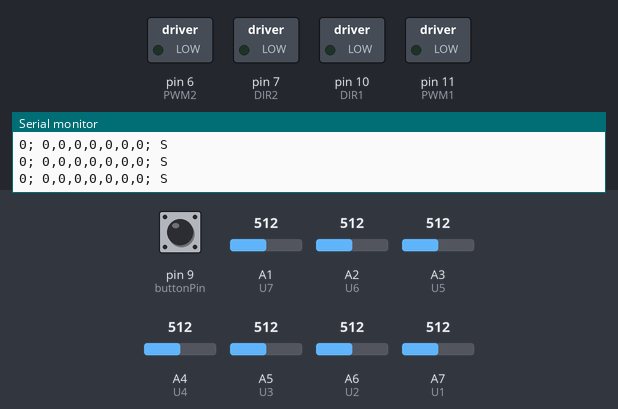
A sketch run on a simulated Arduino Nano, built with avr-gcc and run on an emulated ATmega328P. Shown: switched loads named in the sketch (green lamp = pin HIGH), the last lines printed to the serial monitor. Inputs (shaded band) come from the test bench; at power-on: pin 9 (buttonPin) LOW, A1 (U7) = 512, A2 (U6) = 512, A3 (U5) = 512, A4 (U4) = 512, A5 (U3) = 512, A6 (U2) = 512, A7 (U1) = 512.

Above: at 1.2 s.
1.3 s: pin 9 (buttonPin) pulled HIGH for 0.15 s
At 2.1 s:
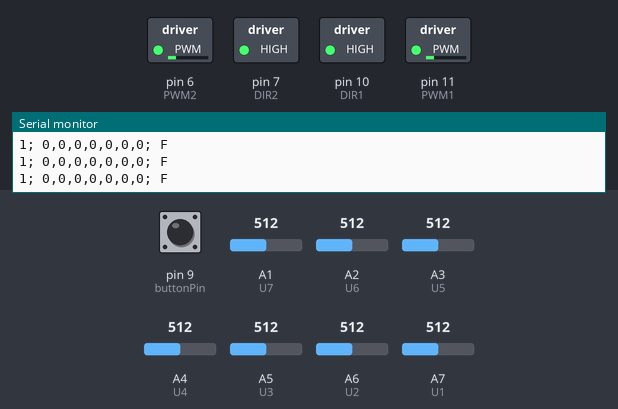
2.9 s: pin 9 (buttonPin) pulled HIGH for 1 s
At 4.8 s:
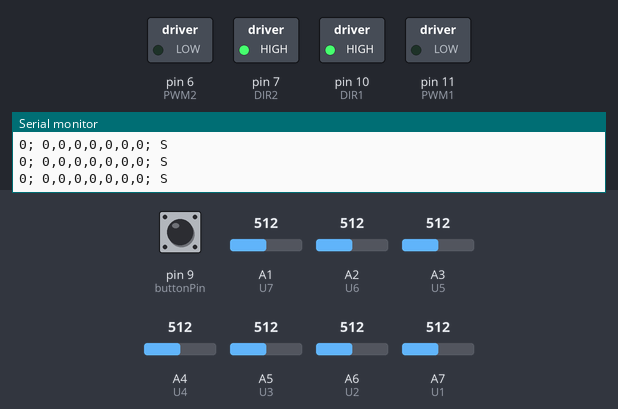
5.4 s: pin 9 (buttonPin) pulled HIGH for 3.2 s
At 9.6 s:
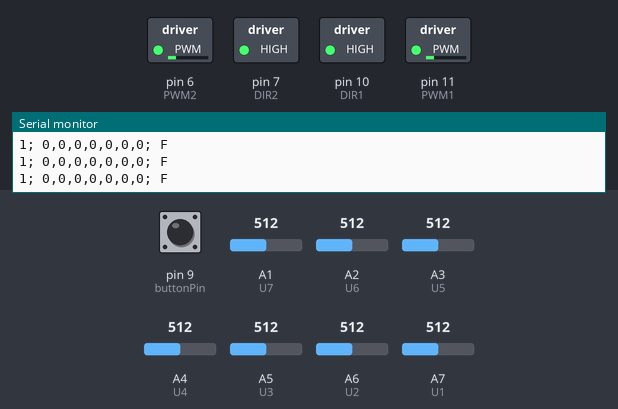
Timing chart, 0 to 11.1 s (numbered marks = the images above; inputs shaded):
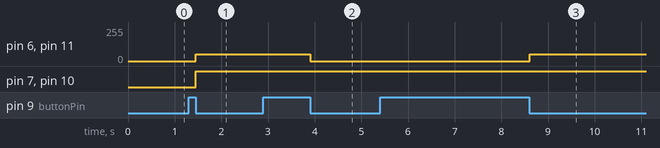

Measured:
- after the input at 1.3 s, pin 6 (PWM2), pin 11 (PWM1): 0/255 → 50/255 after 0.15 s; pin 7 (DIR2), pin 10 (DIR1): LOW → HIGH after 0.15 s
- after the input at 2.9 s, pin 6 (PWM2), pin 11 (PWM1): 50/255 → 0/255 after 1.0 s
- after the input at 5.4 s, pin 6 (PWM2), pin 11 (PWM1): 0/255 → 50/255 after 3.2 s

The sketch:

LF-MK1.0.ino
```cpp
#define DEFAULT_SPEED 50

// Motor A - Left
const int PWM1 = 11;
const int DIR1 = 10;

// Motor B - Right
const int PWM2 = 6;
const int DIR2 = 7;

// IR Sensory - Prohozené jsou protože jsem debil
#define U7 A1
#define U6 A2
#define U5 A3
#define U4 A4
#define U3 A5
#define U2 A6
#define U1 A7

int IR1, IR2, IR3, IR4, IR5, IR6, IR7;

const int threshold = 900;

const int buttonPin = 9;
int buttonState;
int lastButtonState = LOW;
bool isOn = false;

int LFspeed, Lspeed, Rspeed;

char lastDirection = 'S';

void setup() {
  pinMode(PWM1, OUTPUT);
  pinMode(DIR1, OUTPUT);
  pinMode(PWM2, OUTPUT);
  pinMode(DIR2, OUTPUT);

  pinMode(U7, INPUT);
  pinMode(U6, INPUT);
  pinMode(U5, INPUT);
  pinMode(U4, INPUT);
  pinMode(U3, INPUT);
  pinMode(U2, INPUT);
  pinMode(U1, INPUT);

  pinMode(buttonPin, INPUT);

  Serial.begin(9600);
}

void loop() {
  //načtení hodnot a očištění o limit, aby nás nerušil šum
  int IR7 = analogRead(U7) < threshold ? 0 : 1;
  int IR6 = analogRead(U6) < threshold ? 0 : 1;
  int IR5 = analogRead(U5) < threshold ? 0 : 1;
  int IR4 = analogRead(U4) < threshold ? 0 : 1;
  int IR3 = analogRead(U3) < threshold ? 0 : 1;
  int IR2 = analogRead(U2) < threshold ? 0 : 1;
  int IR1 = analogRead(U1) < threshold ? 0 : 1;

  //1 = černá, 0 = bílá
  Serial.print(isOn);
  Serial.print("; ");
  Serial.print(IR1);
  Serial.print(",");
  Serial.print(IR2);
  Serial.print(",");
  Serial.print(IR3);
  Serial.print(",");
  Serial.print(IR4);
  Serial.print(",");
  Serial.print(IR5);
  Serial.print(",");
  Serial.print(IR6);
  Serial.print(",");
  Serial.print(IR7);
  Serial.print("; ");
  Serial.print(lastDirection);
  Serial.write(10);

  buttonState = digitalRead(buttonPin);
  if (buttonState != lastButtonState) {
    if (buttonState == LOW) {
      isOn = !isOn;
      if (isOn) {
        if (IR1 == 1 && IR7 == 0) {
          sharpLeft();
        } else if (IR1 == 0 && IR7 == 1) {
          sharpRight();
        } else if (IR1 == 1 && IR7 == 1) {
          sharpLeft();
        } else {
          linefollow();
        }
      } else {
        stop();
      }
    }
    delay(50);
  }
  lastButtonState = buttonState;
}

void linefollow() {
  int error = (-3 * IR1 - 2 * IR2 - 1 * IR3 + 1 * IR5 + 2 * IR6 + 3 * IR7);
  if (error == 0 || IR4 == 1) {
    digitalWrite(DIR1, HIGH);
    analogWrite(PWM1, DEFAULT_SPEED);
    digitalWrite(DIR2, HIGH);
    analogWrite(PWM2, DEFAULT_SPEED);
    lastDirection = 'F';
  } else if (error > 0) {
    LFspeed = 0.3 * error * DEFAULT_SPEED;
    digitalWrite(DIR1, LOW);
    analogWrite(PWM1, LFspeed);
    digitalWrite(DIR2, HIGH);
    analogWrite(PWM2, LFspeed);
    lastDirection = 'l';
  } else if (error < 0) {
    LFspeed = -0.3 * error * DEFAULT_SPEED;
    digitalWrite(DIR1, HIGH);
    analogWrite(PWM1, LFspeed);
    digitalWrite(DIR2, LOW);
    analogWrite(PWM2, LFspeed);
    lastDirection = 'r';
  }
}

void sharpLeft() {
  digitalWrite(DIR1, HIGH);
  analogWrite(PWM1, 0);
  digitalWrite(DIR2, HIGH);
  analogWrite(PWM2, DEFAULT_SPEED);
  lastDirection = 'L';
}

void sharpRight() {
  digitalWrite(DIR1, HIGH);
  analogWrite(PWM1, DEFAULT_SPEED);
  digitalWrite(DIR2, HIGH);
  analogWrite(PWM2, 0);
  lastDirection = 'R';
}

void stop() {
  digitalWrite(DIR1, HIGH);
  analogWrite(PWM1, 0);
  digitalWrite(DIR2, HIGH);
  analogWrite(PWM2, 0);
  lastDirection = 'S';
}
```
